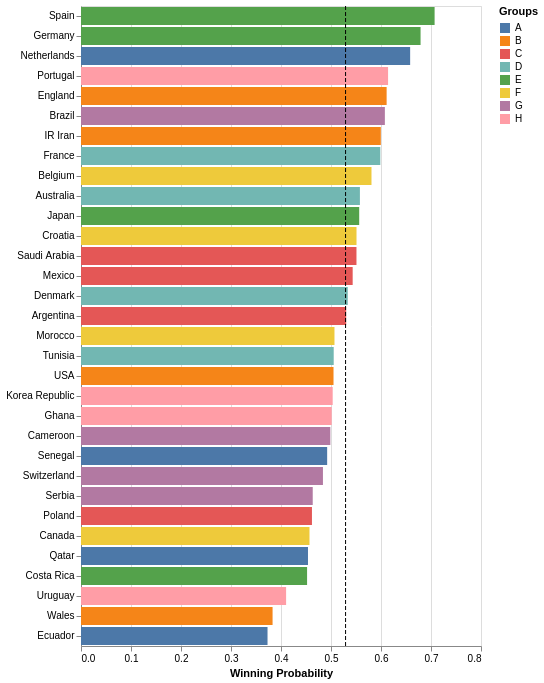

Source (Vega-Lite JSON):
### Vega-Lite specification from a JSON file in a GitHub repository (floating-point values rounded to 4 significant figures)
{"config": {"view": {"continuousWidth": 400, "continuousHeight": 300}}, "layer": [{"mark": "bar", "encoding": {"color": {"field": "group", "legend": {"title": "Groups"}, "type": "nominal"}, "tooltip": [{"field": "team", "type": "nominal"}, {"field": "avg_win_prob", "format": ".2f", "type": "quantitative"}], "x": {"field": "avg_win_prob", "stack": "zero", "title": "Winning Probability", "type": "quantitative"}, "y": {"field": "team", "sort": "-x", "title": null, "type": "nominal"}}, "selection": {"selector157": {"type": "single", "on": "mouseover", "nearest": true, "empty": "none"}, "selector158": {"type": "interval", "bind": "scales", "encodings": ["x", "y"]}}, "width": 400}, {"mark": {"type": "rule", "strokeDash": [4, 2]}, "encoding": {"x": {"aggregate": "mean", "field": "avg_win_prob", "type": "quantitative"}}}], "data": {"name": "data-e64d3901f182a25ea3197a9aa806fd63"}, "$schema": "https://vega.github.io/schema/vega-lite/v4.17.0.json", "datasets": {"data-e64d3901f182a25ea3197a9aa806fd63": [{"team": "Netherlands", "group": "A", "fifa_rank": 10, "score_rank": 9, "avg_score": 83.17, "avg_win_prob": 0.6583}, {"team": "Senegal", "group": "A", "fifa_rank": 20, "score_rank": 13, "avg_score": 80.42, "avg_win_prob": 0.4923}, {"team": "Ecuador", "group": "A", "fifa_rank": 46, "score_rank": 27, "avg_score": 73.75, "avg_win_prob": 0.3731}, {"team": "Qatar", "group": "A", "fifa_rank": 52, "score_rank": 32, "avg_score": null, "avg_win_prob": 0.454}, {"team": "England", "group": "B", "fifa_rank": 5, "score_rank": 6, "avg_score": 85.0, "avg_win_prob": 0.6113}, {"team": "USA", "group": "B", "fifa_rank": 15, "score_rank": 19, "avg_score": 76.58, "avg_win_prob": 0.505}, {"team": "Wales", "group": "B", "fifa_rank": 18, "score_rank": 23, "avg_score": 75.12, "avg_win_prob": 0.3831}, {"team": "IR Iran", "group": "B", "fifa_rank": 21, "score_rank": 29, "avg_score": 71.58, "avg_win_prob": 0.5996}, {"team": "Argentina", "group": "C", "fifa_rank": 4, "score_rank": 7, "avg_score": 84.8, "avg_win_prob": 0.5304}, {"team": "Poland", "group": "C", "fifa_rank": 26, "score_rank": 12, "avg_score": 80.67, "avg_win_prob": 0.4619}, {"team": "Mexico", "group": "C", "fifa_rank": 9, "score_rank": 18, "avg_score": 79.42, "avg_win_prob": 0.5433}, {"team": "Saudi Arabia", "group": "C", "fifa_rank": 49, "score_rank": 30, "avg_score": 70.83, "avg_win_prob": 0.5509}, {"team": "France", "group": "D", "fifa_rank": 3, "score_rank": 1, "avg_score": 86.58, "avg_win_prob": 0.5986}, {"team": "Denmark", "group": "D", "fifa_rank": 11, "score_rank": 11, "avg_score": 80.77, "avg_win_prob": 0.5335}, {"team": "Australia", "group": "D", "fifa_rank": 42, "score_rank": 28, "avg_score": 73.7, "avg_win_prob": 0.5578}, {"team": "Tunisia", "group": "D", "fifa_rank": 35, "score_rank": 31, "avg_score": 67.9, "avg_win_prob": 0.5054}, {"team": "Germany", "group": "E", "fifa_rank": 12, "score_rank": 3, "avg_score": 86.12, "avg_win_prob": 0.6791}, {"team": "Spain", "group": "E", "fifa_rank": 7, "score_rank": 4, "avg_score": 85.38, "avg_win_prob": 0.7072}, {"team": "Japan", "group": "E", "fifa_rank": 23, "score_rank": 22, "avg_score": 75.17, "avg_win_prob": 0.5564}, {"team": "Costa Rica", "group": "E", "fifa_rank": 31, "score_rank": 24, "avg_score": 74.75, "avg_win_prob": 0.4522}, {"team": "Belgium", "group": "F", "fifa_rank": 2, "score_rank": 5, "avg_score": 85.25, "avg_win_prob": 0.581}, {"team": "Morocco", "group": "F", "fifa_rank": 24, "score_rank": 14, "avg_score": 80.27, "avg_win_prob": 0.507}, {"team": "Croatia", "group": "F", "fifa_rank": 16, "score_rank": 15, "avg_score": 80.17, "avg_win_prob": 0.551}, {"team": "Canada", "group": "F", "fifa_rank": 38, "score_rank": 26, "avg_score": 74.05, "avg_win_prob": 0.457}, {"team": "Brazil", "group": "G", "fifa_rank": 1, "score_rank": 2, "avg_score": 86.4, "avg_win_prob": 0.6077}, {"team": "Switzerland", "group": "G", "fifa_rank": 14, "score_rank": 16, "avg_score": 79.92, "avg_win_prob": 0.4839}, {"team": "Serbia", "group": "G", "fifa_rank": 25, "score_rank": 17, "avg_score": 79.48, "avg_win_prob": 0.4635}, {"team": "Cameroon", "group": "G", "fifa_rank": 37, "score_rank": 25, "avg_score": 74.12, "avg_win_prob": 0.4987}, {"team": "Portugal", "group": "H", "fifa_rank": 8, "score_rank": 8, "avg_score": 84.42, "avg_win_prob": 0.6142}, {"team": "Uruguay", "group": "H", "fifa_rank": 13, "score_rank": 10, "avg_score": 81.38, "avg_win_prob": 0.4102}, {"team": "Ghana", "group": "H", "fifa_rank": 60, "score_rank": 20, "avg_score": 75.92, "avg_win_prob": 0.5014}, {"team": "Korea Republic", "group": "H", "fifa_rank": 29, "score_rank": 21, "avg_score": 75.45, "avg_win_prob": 0.5034}]}}
